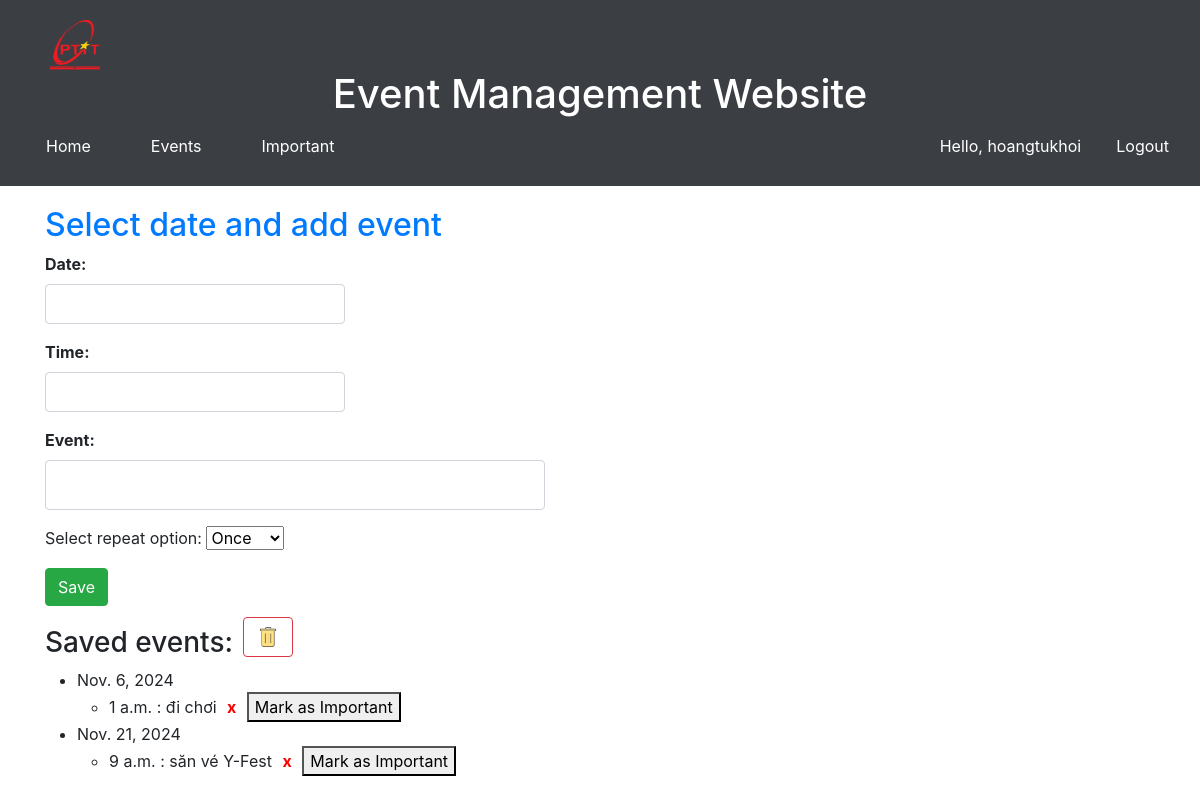
The page /events/ (signed in) on the database its author committed.
### app/models.py (models this page shows, shortened)
class Reminder(models.Model):
    user = models.ForeignKey(User, on_delete=models.CASCADE, null=True)
    date = models.DateField()
    reminder = models.CharField(max_length=200)
    time = models.TimeField()
    important = models.BooleanField(default=False)
    repeat = models.CharField(
        max_length=20,
        choices=[('once', 'Once'), ('daily', 'Daily'), ('weekly', 'Weekly'),
                 ('monthly', 'Monthly'), ('yearly', 'Yearly')],
        default='once'
    )

### app/views.py (the view, shortened to what this page needs)
# urls.py: path('events/', views.events, name='events'),
def events(request):
    form = ReminderForm(initial={'date': timezone.now().date()})
    reminders = Reminder.objects.filter(user=request.user).order_by("date", "time")
    return render(request, 'app/events.html', {'form': form, 'reminders': reminders})

### app/forms.py
class ReminderForm(forms.ModelForm):
    class Meta:
        model = Reminder
        fields = ['date', 'reminder','time']
        widgets = {
            'date': forms.DateInput(attrs={'type': 'date'}),
            'time': forms.TimeInput(format='%H:%M', attrs={'type': 'time'}),
        }

### app/templates/app/events.html (shortened to what this page needs)
{% extends 'app/base.html' %}
{%load static%}
{% block events %}
<div class="container">
    <h2>Select date and add event</h2>
    <div class="form-group">
        <label for="datePickerInput">Date:</label>
        <input type="text" id="datePickerInput" class="form-control">
    </div>
    <div class="form-group">
        <label for="timePickerInput">Time:</label>
        <input type="text" id="timePickerInput" class="form-control">
    </div>
    <form id="reminderForm" method="POST" action="{% url 'events' %}">
        <div class="form-group">
            <label for="reminderInput">Event:</label>
            <input type="text" id="reminderInput" name="reminder" class="form-control" required>
        </div>
        <div>
            <label for="repeat">Select repeat option:</label>
            <select id="repeat" name="repeat">
              <option value="once" selected>Once</option>
            </select>
        </div>
        <button type="submit" class="btn btn-success">Save</button>
    </form>
    <div style="display: flex; align-items: center;">
        <h3 style="margin-right: 10px;">Saved events:</h3>
        <img id="deleteAllBtn" class="btn btn-danger" src="{% static 'images/deleteall.png' %}" alt="Delete All Events" style="width:50px; height:40px;background-color: transparent;" />
    </div>
{% if reminders %}
    <ul id="reminderList">
        {% for reminder in reminders %}
            {% if forloop.first or reminder.date != previous_date %}
                {% if not forloop.first %}</ul>{% endif %}
                <li>{{ reminder.date }}
                    <ul>
            {% endif %}
                    <li>{{ reminder.time }} : {{ reminder.reminder }}
                        <button class="delete-btn" data-id="{{ reminder.id }}">x</button>
                        <button class="important-btn" data-id="{{ reminder.id }}">Mark as Important</button>
                    </li>
            {% if forloop.last %}</ul></li>{% endif %}
        {% endfor %}
    </ul>
{% else %}
    <ul id="reminderList">
        <li class="task list">There is no saved event.</li>
    </ul>
{% endif %}
</div>
{% endblock events %}

### app/templates/app/base.html (shortened to what this page needs)
{% load static %}
<!DOCTYPE html>
<html lang="vi">
<head>
    <link rel="stylesheet" href="{% static 'css/style1.css' %}">
    <link href="https://cdn.jsdelivr.net/npm/bootstrap@5.3.0/dist/css/bootstrap.min.css" rel="stylesheet">
    <link href="https://maxcdn.bootstrapcdn.com/bootstrap/4.5.2/css/bootstrap.min.css" rel="stylesheet">
    <link href="https://cdnjs.cloudflare.com/ajax/libs/bootstrap-datepicker/1.9.0/css/bootstrap-datepicker.min.css" rel="stylesheet">
</head>
<body>
    <header>
        <img src="{% static 'images/logoPTIT.png' %}" alt="Logo PTIT" width = 50px height = 50px style="margin-left: 50px;"/>
        <h1 style="text-align: center; color: white;">
            <a href="{% url 'base' %}" style="color: white; text-decoration: none;">Event Management Website</a>
        </h1>
        <nav>
            <ul class="navbar">
                <li class="box"><a href="{% url 'home' %}">Home</a></li>
                <li class="box"><a href="{% url 'events' %}">Events</a></li>
                <li class="box"><a href="{% url 'important' %}">Important</a></li>
                <div class="right-menu">
                    {% if user.is_authenticated %}
                        <li /style = "color: white"><span>Hello, {{ user.username }}</span></li>
                        <li><a href="{% url 'logout' %}">Logout</a></li>
                    {% else %}
                        <li><a href="{% url 'login' %}">Login</a></li>
                        <li><a href="{% url 'register' %}">Register</a></li>
                    {% endif %}
                </div>
            </ul>
        </nav>
    </header>
    {% block events %}
    {% endblock events %}
</body>
</html>

### app/static/css/style1.css (style rules this page uses)
body { background-color: #282c34; }
header { background-color: #3b3f43; padding: 20px 0; }
.navbar { list-style-type: none; margin: 0; padding: 0; display: flex; justify-content: center; align-items: center; }
.navbar .box { margin: 0 15px; }
.navbar a { color: white; text-decoration: none; padding: 10px 15px; border-radius: 5px; transition: background-color 0.3s, color 0.3s; }
.right-menu { display: flex; margin-left: auto; }
.right-menu li { margin-left: 20px; }

### app/templates/app/events.html (style rules this page uses)
.container { margin-top: 20px; }
h2 { color: #007bff; }
.form-group label { font-weight: bold; }
h3 { margin-top: 20px; }
#datePickerInput, #timePickerInput { width: 300px; height: 40px; }
input[name="reminder"] { width: 500px; height: 50px; }
.btn-success { margin-top: 10px; }
.delete-btn { color: red; background: none; border: none; font-weight: bold; cursor: pointer; }

### rows shown on the page
Reminder: date "Nov. 6, 2024", time "1 a.m.", reminder "đi chơi"
Reminder: date "Nov. 21, 2024", time "9 a.m.", reminder "săn vé Y-Fest"

### other values the page prints
{{ user.username }} "hoangtukhoi"
